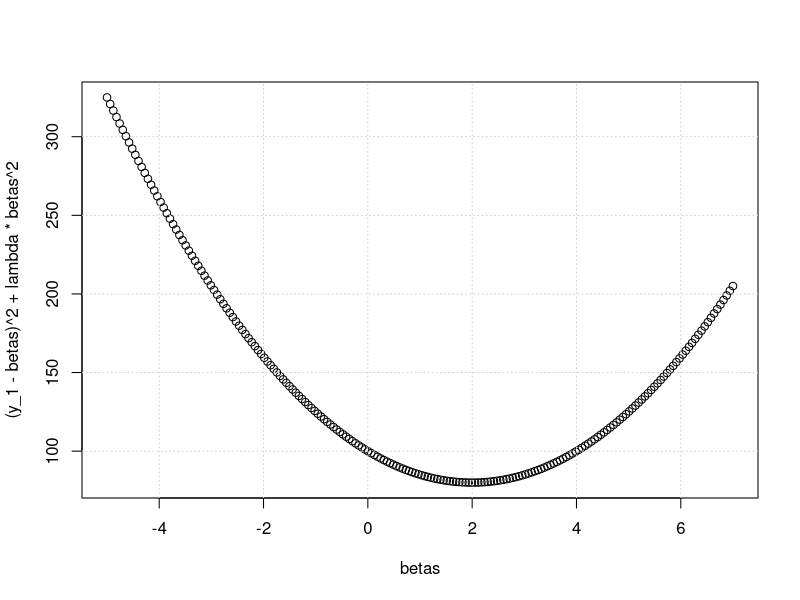
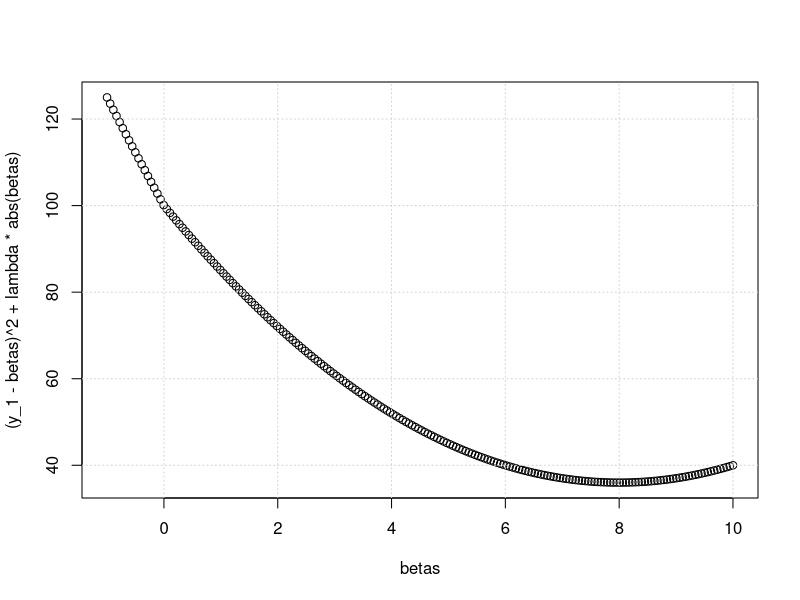

The R script that drew these images, in order:
#
# Written by:
# -- 
# John L. Weatherwax                2009-04-21
# 
# email: wax@alum.mit.edu
# 
# Please send comments and especially bug reports to the
# above email address.
#
#-----

y_1 = 10
lambda = 4

#postscript("../../WriteUp/Graphics/Chapter6/prob_6_Eq_6_12.eps", onefile=FALSE, horizontal=FALSE)

betas = seq( from=-5, to=+7, length.out=200 )
plot( betas, ( y_1 - betas )^2 + lambda * betas^2 )
grid()

#dev.off()

y_1 / ( 1 + lambda )



#postscript("../../WriteUp/Graphics/Chapter6/prob_6_Eq_6_13.eps", onefile=FALSE, horizontal=FALSE)

betas = seq( from=-1, to=+10, length.out=200 )
plot( betas, ( y_1 - betas )^2 + lambda * abs(betas) )
grid()

#dev.off()



